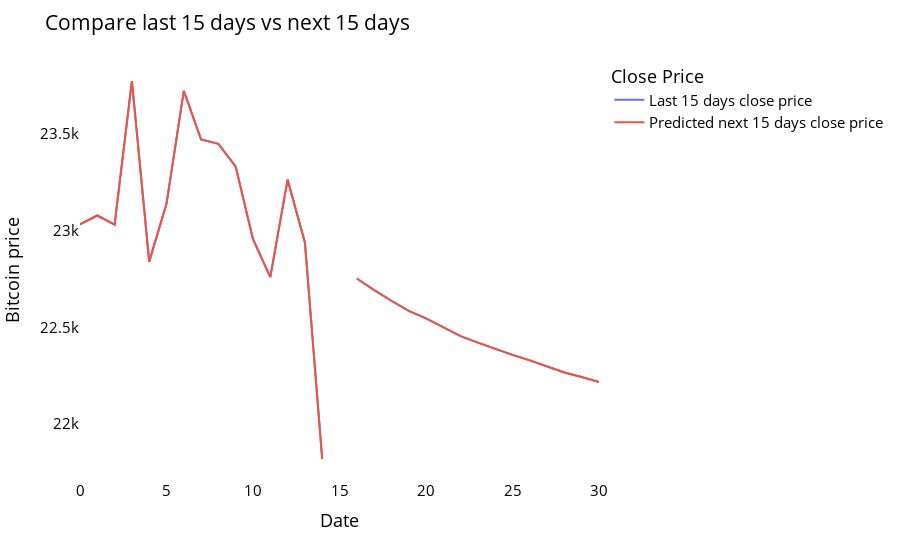

Notebook code for this chart:
### Code cell
from ipywidgets.widgets.interaction import interactive
temp_mat = np.empty((len(last_days)+pred_days+1,1))
temp_mat[:] = np.nan
temp_mat = temp_mat.reshape(1,-1).tolist()[0]

last_original_days_value = temp_mat
next_predicted_days_value = temp_mat

last_original_days_value[0:time_step+1] = scaler.inverse_transform(closedf[len(closedf)-time_step:]).reshape(1,-1).tolist()[0]
next_predicted_days_value[time_step+1:] = scaler.inverse_transform(np.array(lst_output).reshape(-1,1)).reshape(1,-1).tolist()[0]

new_pred_plot = pd.DataFrame({
    'last_original_days_value':last_original_days_value,
    'next_predicted_days_value':next_predicted_days_value
})

names = cycle(['Last 15 days close price','Predicted next 15 days close price'])  ##

fig = px.line(new_pred_plot,x=new_pred_plot.index, y=[new_pred_plot['last_original_days_value'],
                                                      new_pred_plot['next_predicted_days_value']],
              labels={'value': 'Bitcoin price','index': 'Date'})


fig.update_layout(title_text='Compare last 15 days vs next 15 days',  
                  plot_bgcolor='white', font_size=15, font_color='black',legend_title_text='Close Price')   ###

fig.for_each_trace(lambda t:  t.update(name = next(names)))
fig.update_xaxes(showgrid=False)
fig.update_yaxes(showgrid=False)
fig.show()

### Figure 1 — Plotly figure (JSON) as saved in the notebook; plotly's stock layout.template omitted (floating-point values rounded to 4 significant figures)
{"data": [{"hovertemplate": "variable=last_original_days_value<br>Date=%{x}<br>Bitcoin price=%{y}<extra></extra>", "legendgroup": "last_original_days_value", "line": {"color": "#636efa", "dash": "solid"}, "marker": {"symbol": "circle"}, "mode": "lines", "name": "Last 15 days close price", "orientation": "v", "showlegend": true, "type": "scatter", "x": [0, 1, 2, 3, 4, 5, 6, 7, 8, 9, 10, 11, 12, 13, 14, 15, 16, 17, 18, 19, 20, 21, 22, 23, 24, 25, 26, 27, 28, 29, 30], "xaxis": "x", "y": [23030.0, 23080.0, 23030.0, 23770.0, 22840.0, 23140.0, 23720.0, 23470.0, 23450.0, 23330.0, 22960.0, 22760.0, 23260.0, 22940.0, 21820.0, null, 22750.0, 22690.0, 22640.0, 22590.0, 22550.0, 22500.0, 22450.0, 22420.0, 22390.0, 22360.0, 22330.0, 22300.0, 22270.0, 22240.0, 22220.0], "yaxis": "y"}, {"hovertemplate": "variable=next_predicted_days_value<br>Date=%{x}<br>Bitcoin price=%{y}<extra></extra>", "legendgroup": "next_predicted_days_value", "line": {"color": "#EF553B", "dash": "solid"}, "marker": {"symbol": "circle"}, "mode": "lines", "name": "Predicted next 15 days close price", "orientation": "v", "showlegend": true, "type": "scatter", "x": [0, 1, 2, 3, 4, 5, 6, 7, 8, 9, 10, 11, 12, 13, 14, 15, 16, 17, 18, 19, 20, 21, 22, 23, 24, 25, 26, 27, 28, 29, 30], "xaxis": "x", "y": [23030.0, 23080.0, 23030.0, 23770.0, 22840.0, 23140.0, 23720.0, 23470.0, 23450.0, 23330.0, 22960.0, 22760.0, 23260.0, 22940.0, 21820.0, null, 22750.0, 22690.0, 22640.0, 22590.0, 22550.0, 22500.0, 22450.0, 22420.0, 22390.0, 22360.0, 22330.0, 22300.0, 22270.0, 22240.0, 22220.0], "yaxis": "y"}], "layout": {"font": {"color": "black", "size": 15}, "legend": {"title": {"text": "Close Price"}, "tracegroupgap": 0}, "margin": {"t": 60}, "plot_bgcolor": "white", "title": {"text": "Compare last 15 days vs next 15 days"}, "xaxis": {"anchor": "y", "domain": [0, 1], "showgrid": false, "title": {"text": "Date"}}, "yaxis": {"anchor": "x", "domain": [0, 1], "showgrid": false, "title": {"text": "Bitcoin price"}}}}
